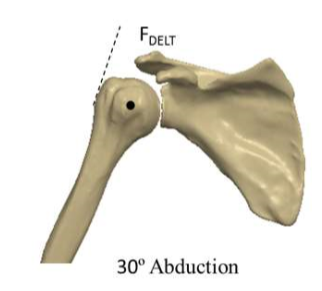
%> input picture Asn 1/Abduction30.png, 322 x 291 px
$ octave Q1.m   (GNU Octave 9; MATLAB toolbox functions it lacks are replaced by stand-ins)
%> lines starting %> are read from the running program, lines starting %| are printed output that depends on the picture
### Asn 1/ShoulderForces.m
function [ Fdelta, Fjx, Fjy, angle ] = ShoulderForces( weight, height,...
    massHeld, armAngle, armCOMtoFdeltAngle, FdeltDistToJoint)

format compact
syms Fdelta;

%weight = 77; % kg
%height = 190; % cm

armLength = (0.818 - 0.377)*height
armCOM = 0.53 * armLength
armSegmentWeight = 0.05*weight

%armAngle = 30 % degrees

armMomentAngle = 90-armAngle
%armCOMtoFdeltAngle = 7.5

paperToBodyRatio = 3

% sum of moments to solve for fDelta;
syms Fdelt;

jointToFdeltLength = FdeltDistToJoint/10*paperToBodyRatio % cm

moments = (0 == Fdelt*jointToFdeltLength -...
            (armSegmentWeight*cos(degtorad(armMomentAngle))*armCOM + ...
             massHeld*cos(degtorad(armMomentAngle))*armLength));

Fdelt = double(solve(moments))

Fjy = (armSegmentWeight+massHeld) - Fdelt*cos(degtorad(armAngle - armCOMtoFdeltAngle))
Fjx = -Fdelt*sin(degtorad(armAngle - armCOMtoFdeltAngle))

angle = radtodeg(atan2(Fjy, Fjx));
if (angle < 0)
    angle = 360 + angle;
end
angle

end

### Asn 1/Q1.m
close all;

im1 = imread('Abduction30.png');
%> im1 is the input picture: size 291x322x3 uint8; mean R, G, B 229.6, 226, 216.5
im2 = imread('Abduction60.png');
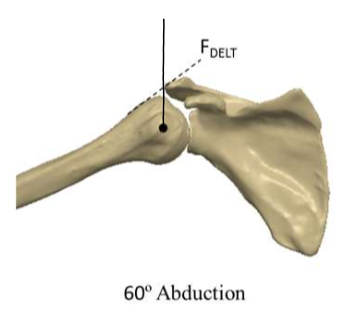
%> input picture Asn 1/abduction60.png, 343 x 315 px
%> im2 is the input picture: size 315x343x3 uint8; mean R, G, B 233.4, 230.5, 222.5
im3 = imread('Abduction90.png');
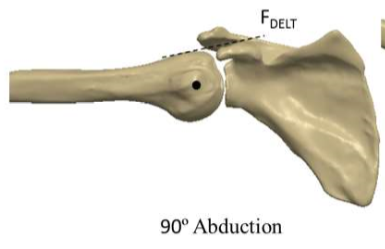
%> input picture Asn 1/Abduction90.png, 385 x 249 px
%> im3 is the input picture: size 249x385x3 uint8; mean R, G, B 227.2, 223.4, 213
im4 = imread('Abduction120.png');
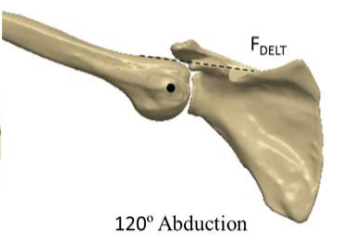
%> input picture Asn 1/Abduction120.png, 337 x 249 px
%> im4 is the input picture: size 249x337x3 uint8; mean R, G, B 228.5, 224.7, 214.7

imcenter = [130 107;
            164 129;
            197 84;
            171 88];

abductionAngle = [30 60 90 120];
massHeld = [0 20/9.81];

for i = 1:2
    for j = 1:4
        disp(['Forces for abduction angle of ' num2str(abductionAngle(j)) ' degrees']);
        % weight, height, massHeld, armAngle, armCOMtoFdeltAngle, FdeltDistToJoint
        [Fdelt, Fjx, Fjy, angle] =...
            ShoulderForces(77, 190, massHeld(i), abductionAngle(j), 7.5, 7.5);
%> the run ends on the next line
